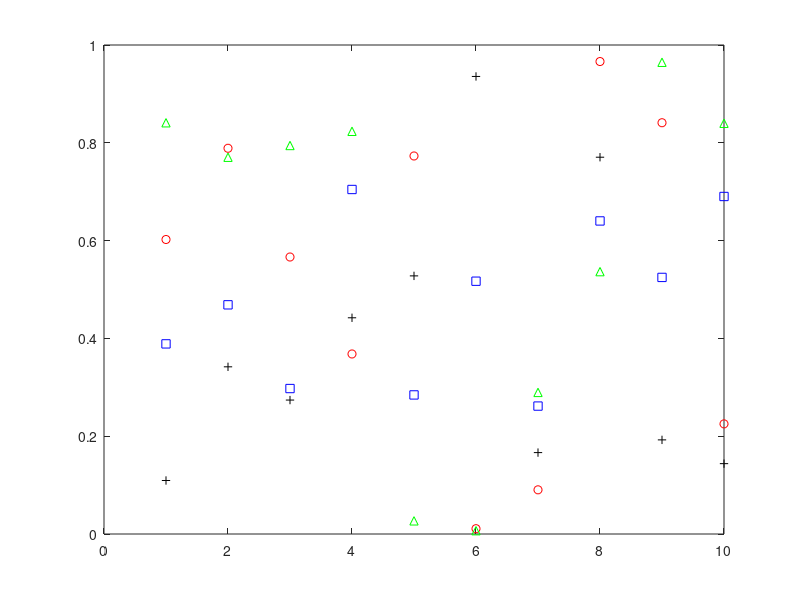

Recreate this plot in MATLAB.
%%%% test clickable plot %%%%

 f = figure;
 %global inputdata
 inputdata = randi(10,10,1);
 aH = axes;
 lH(1) = plot(aH,rand(10,1),'bs');
 hold on
 lH(2) = plot(aH,rand(10,1),'ro');
 lH(3) = plot(aH,rand(10,1),'k+');
 lH(4) = plot(aH,rand(10,1),'g^'); % some lines
 set(lH,'hittest','off'); % so you can click on the Markers
 % hold on;
 set(aH,'ButtonDownFcn',{@getCoord_test, inputdata}); % Defining what happens when clicking
 uiwait(f) %so multiple clicks can be used
